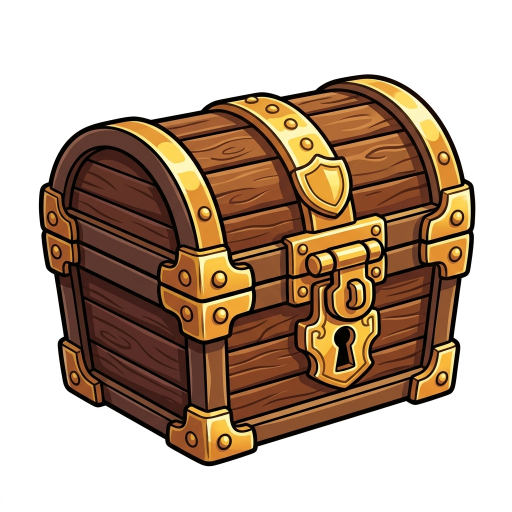
#> input picture Tools/ImageGen/Examples/chest.png, 1024 x 1024 px (shown at 1/2 size)
$ python -i gemini_image.py   (imports and definitions only)
#> lines starting #> are read from the running program, lines starting #| are printed output that depends on the picture
"""Shared client for Gemini image tools (Nano Banana 2). Used by the CLI scripts in this folder."""

import base64
import io
import json
import os
import sys
import time
import urllib.error
import urllib.request

import numpy as np
from PIL import Image

DEFAULT_MODEL = "gemini-3.1-flash-image"  # Nano Banana 2
API_URL = "https://generativelanguage.googleapis.com/v1beta/models/{model}:generateContent?key={key}"
OPENROUTER_URL = "https://openrouter.ai/api/v1/chat/completions"
ASPECT_RATIOS = ["1:1", "2:3", "3:2", "3:4", "4:3", "4:5", "5:4", "9:16", "16:9", "21:9"]
IMAGE_SIZES = ["1K", "2K", "4K"]

SYSTEM_GENERATE = """\
You are an art asset generator for a 2D game engine. Produce a single, clean,
production-ready image that exactly matches the user's description.
Rules: no watermarks, no signatures, no captions or text unless explicitly requested -
in particular never render words from the description as text on the image;
no borders or frames; the subject must be fully inside the canvas, never cropped by
the edges; consistent lighting; a crisp, readable silhouette suitable for use as a
game sprite, icon or texture."""

SYSTEM_EDIT = """\
You are an image editing tool in a 2D game engine art pipeline. Apply ONLY the change
the user requests to the provided image. Preserve everything else exactly: composition,
style, palette, lighting, proportions and level of detail. Do not add watermarks,
signatures, text, borders or extra elements. Output a single edited image."""

SYSTEM_WHITE_BG = """\
You are a sprite generator for a 2D game engine. Render exactly one subject as described
by the user, centered on a completely flat, pure white background (#FFFFFF).
Hard rules: the background is uniform pure white - no gradients, no cast shadows, no
vignette, no floor or ground plane, no reflections; the subject does not touch the image
edges and has a clear margin around it; no watermarks, no text. Semi-transparent parts
(glass, glow, thin hair) may blend naturally into the white background."""

SYSTEM_BLACK_BG = """\
You are a precise image processing tool. Replace the background of the provided image with
completely flat, pure black (#000000). Keep the foreground subject absolutely unchanged:
identical position, scale, colors, lighting, edges and details. Do not redraw, restyle,
move or recolor the subject in any way - only the white background becomes pure black.
No watermarks, no text."""

SYSTEM_ISOLATE_WHITE = """\
You are an image processing tool for extracting game sprites. The provided image is a
cropped region containing one main subject. Keep that subject pixel-identical - same
position, scale, colors, lighting and details - and replace everything around it with a
completely flat, pure white background (#FFFFFF). No gradients, no shadows, no watermarks,
no text."""

SYSTEM_EXTRACT_PART = """\
You are an image processing tool for extracting elements from 2D game images. You keep
the requested element exactly as it appears and erase everything else to pure white.
No watermarks, no text, no borders."""


class GeminiError(Exception):
    pass


# [196 lines left out: functions load_api_key, load_openrouter_key, provider, _image_part, _data_url, _generate_openrouter and 2 more, not called in this run]


BLACK_BG_INSTRUCTION = ("Replace the white background of this image with pure black (#000000). "
                        "Keep the subject exactly as it is.")
ISOLATE_INSTRUCTION = ("Keep the main subject of this image unchanged and replace everything "
                       "around it with a pure white background (#FFFFFF).")

TRANSPARENT_ATTEMPTS = 5
CORNER_ALPHA_MAX = 16


# [33 lines left out: functions has_transparent_corner, white_to_rgba, render_transparent, not called in this run]


def isolate_transparent(image, model=DEFAULT_MODEL, verbose=False):
    """Isolates the main subject of an image and recovers its alpha. Returns an RGBA image."""
    white, _ = generate(SYSTEM_ISOLATE_WHITE, ISOLATE_INSTRUCTION, images=[image.convert("RGB")],
                        model=model, verbose=verbose)
    return white_to_rgba(white, model=model, verbose=verbose)


# [45 lines left out: functions extract_part_prompt, extract_part, crop_rect, save_png, not called in this run]


def add_common_args(parser):
    parser.add_argument("--model", default=DEFAULT_MODEL, help="model id (default: %(default)s)")
    parser.add_argument("-v", "--verbose", action="store_true", help="print the prompts sent to the model")

>>> import cv2
>>> picture = cv2.imread('Examples/chest.png', cv2.IMREAD_GRAYSCALE)
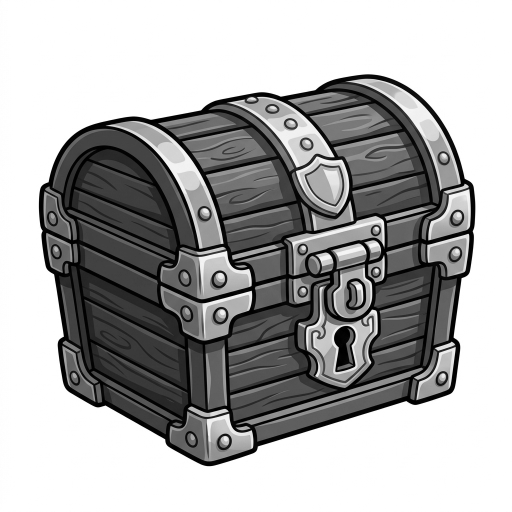
#> picture: shape (1024, 1024) (shown at 1/2 size); min 0, max 255, mean 170.7
>>> result = isolate_transparent(picture)
#> (the run stopped early here; a loop or call above may not have finished)

$ run again, on Tools/ImageGen/Examples/helmet_crop.png
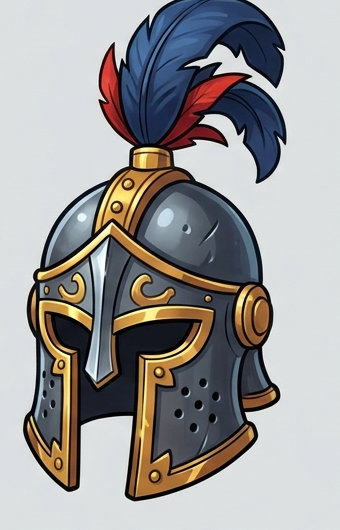
#> input picture Tools/ImageGen/Examples/helmet_crop.png, 340 x 530 px
#> `picture = cv2.imread('Examples/chest.png', cv2.IMREAD_GRAYSCALE)`:
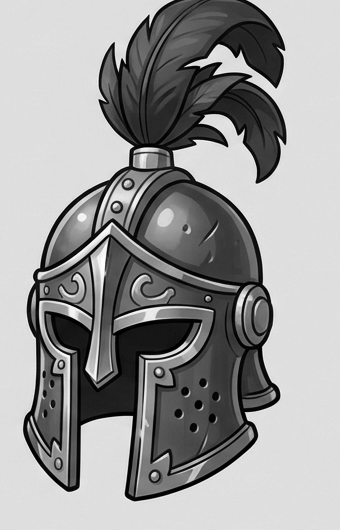
#> picture: shape (530, 340); min 0, max 254, mean 152.7
